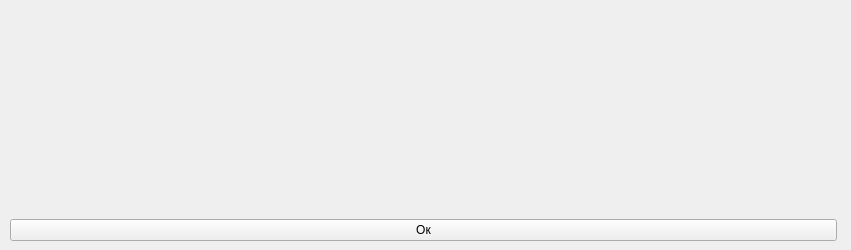
<?xml version="1.0" encoding="UTF-8"?>
<ui version="4.0">
 <class>formulas</class>
 <widget class="QWidget" name="formulas">
  <property name="geometry">
   <rect>
    <x>0</x>
    <y>0</y>
    <width>851</width>
    <height>250</height>
   </rect>
  </property>
  <property name="windowTitle">
   <string>Form</string>
  </property>
  <widget class="QWidget" name="">
   <property name="geometry">
    <rect>
     <x>10</x>
     <y>10</y>
     <width>827</width>
     <height>231</height>
    </rect>
   </property>
   <layout class="QVBoxLayout" name="verticalLayout_2">
    <item>
     <layout class="QVBoxLayout" name="verticalLayout">
      <item>
       <layout class="QHBoxLayout" name="horizontalLayout">
        <item>
         <widget class="QLabel" name="label">
          <property name="text">
           <string/>
          </property>
          <property name="pixmap">
           <pixmap resource="res.qrc">:/images/P0.png</pixmap>
          </property>
         </widget>
        </item>
        <item>
         <widget class="QLabel" name="label_2">
          <property name="text">
           <string/>
          </property>
          <property name="pixmap">
           <pixmap resource="res.qrc">:/images/Pn.png</pixmap>
          </property>
         </widget>
        </item>
       </layout>
      </item>
      <item>
       <layout class="QHBoxLayout" name="horizontalLayout_2">
        <item>
         <widget class="QLabel" name="label_3">
          <property name="text">
           <string/>
          </property>
          <property name="pixmap">
           <pixmap resource="res.qrc">:/images/Noch.bmp</pixmap>
          </property>
         </widget>
        </item>
        <item>
         <widget class="QLabel" name="label_5">
          <property name="text">
           <string/>
          </property>
          <property name="pixmap">
           <pixmap resource="res.qrc">:/images/Nsk.bmp</pixmap>
          </property>
         </widget>
        </item>
        <item>
         <widget class="QLabel" name="label_4">
          <property name="text">
           <string/>
          </property>
          <property name="pixmap">
           <pixmap resource="res.qrc">:/images/Toch.bmp</pixmap>
          </property>
         </widget>
        </item>
       </layout>
      </item>
     </layout>
    </item>
    <item>
     <widget class="QPushButton" name="pushButton">
      <property name="text">
       <string>Ок</string>
      </property>
     </widget>
    </item>
   </layout>
  </widget>
 </widget>
 <resources>
  <include location="res.qrc"/>
 </resources>
 <connections/>
</ui>
